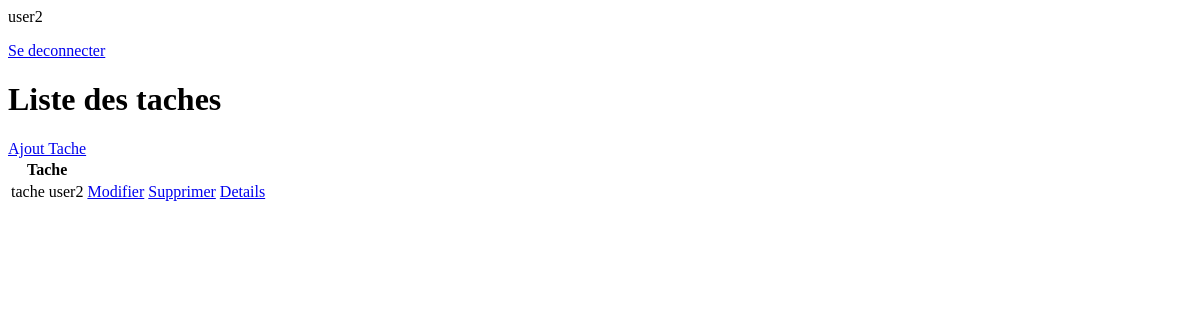
The app's page / (signed in), older data.
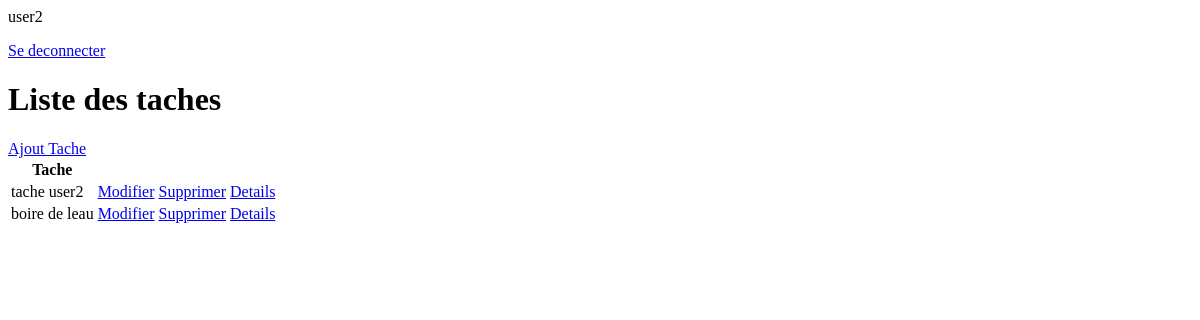
The same page, newer data.
### todolist/models.py (models this page shows, shortened)
class Tache(models.Model):
    utilisateur = models.ForeignKey(User, on_delete=models.CASCADE, null=True, blank=True)
    titre = models.CharField(max_length=300)
    description = models.TextField(null=True, blank=True)
    termine = models.BooleanField(default=False)
    cree = models.DateTimeField(auto_now_add=True)
    class Meta:
        ordering = ['termine']

### todolist/views.py (the view)
# urls.py: path('', ListeTache.as_view(), name='taches'),
class ListeTache(LoginRequiredMixin, ListView):
    model = Tache
    context_object_name = "taches"
    def get_context_data(self, **kwargs):
        context = super().get_context_data(**kwargs)
        context['taches'] = context['taches'].filter(utilisateur=self.request.user)
        context['count'] = context['taches'].filter(termine=False).count()
        return context

### todolist/templates/todolist/tache_list.html (shortened to what this page needs)
{% if request.user.is_authenticated %}
    <p>{{request.user}}</p>
    <a href="{% url 'logout' %}">Se deconnecter</a>
{% else %}
    <a href="{% url 'login' %}">Se Connecter</a>
{% endif %}
<h1>Liste des taches</h1>
<a href="{% url 'cree-tache' %}">Ajout Tache</a>
<table>
    <tr>
        <th>Tache</th>
        <th></th>
        <th></th>
        <th></th>
    </tr>
    {% for tache in taches %}
    <tr>
        <td>{{tache.titre}}</td>
        <td><a href="{% url 'modif-tache' tache.id %}">Modifier</a></td>
        <td><a href="{% url 'suppr-tache' tache.id %}">Supprimer</a></td>
        <td><a href="{% url 'tache' tache.id %}">Details</a></td>
    </tr>
    {% empty %}
        <h5>Vide</h5>
    {% endfor%}
</table>

Row changes from the older to the newer data that the page shows:
added Tache: titre "boire de leau"
